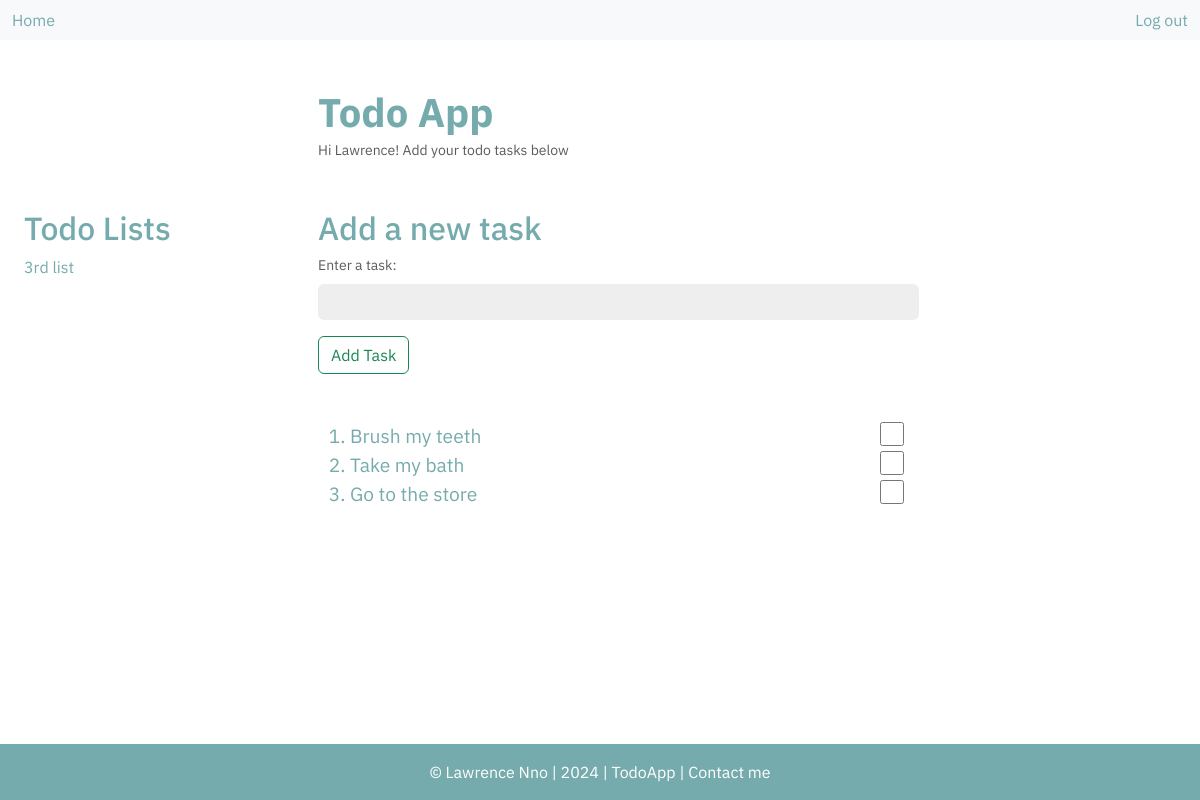
/list/3 (signed in), run on the app's committed database.
### main.py (models this page shows)
class User(db.Model, UserMixin):
    id: Mapped[int] = mapped_column(primary_key=True)
    email: Mapped[str] = mapped_column(unique=True)
    username: Mapped[str] = mapped_column(unique=True)
    password: Mapped[str]
    user_list: Mapped[str] = relationship("TodoList", back_populates="list_user")

class TodoList(db.Model):
    id: Mapped[int] = mapped_column(primary_key=True)
    list: Mapped[str] = mapped_column(unique=True)
    todo_tasks: Mapped[str] = relationship("TodoTask", back_populates="todolist")
    list_user: Mapped[str] = relationship("User", back_populates="user_list")
    list_user_id: Mapped[str] = mapped_column(ForeignKey("user.id"))

class TodoTask(db.Model):
    id: Mapped[int] = mapped_column(primary_key=True)
    task: Mapped[str]
    todolist: Mapped[str] = relationship("TodoList", back_populates="todo_tasks")
    todolist_id: Mapped[str] = mapped_column(ForeignKey("todo_list.id"))

### main.py (the view, shortened to what this page needs)
@app.route('/list/<list_id>', methods=["GET", "POST"])
@login_required
def list_page(list_id):
    form = TaskForm()
    todo_list = db.session.execute(db.select(TodoList).where(TodoList.id == list_id)).scalar()
    todo_tasks = db.session.query(TodoTask).filter_by(todolist_id=list_id)
    task_data = form.new_task.data
    return render_template('list.html', form=form, todo_list=todo_list, todo_tasks=todo_tasks, logged_in=current_user.is_authenticated, footer_time=footer_time)

### main.py
class TaskForm(FlaskForm):
    new_task = StringField(label="Enter a task:", validators=[input_required()], render_kw={"placeholder": "", "class": "form-control mb-3"})
    submit = SubmitField(label="Add Task", render_kw={"class": "btn btn-outline-success"})

### main.py (called while the page is built)
@login_manager.user_loader
def load_user(user_id):
    return db.session.execute(db.select(User).where(User.id == user_id)).scalar()

    def __call__(self, environ, start_response):
        method = environ.get('HTTP_X_HTTP_METHOD_OVERRIDE', '').upper()
        if method in self.allowed_methods:
            environ['REQUEST_METHOD'] = method
        if method in self.bodyless_methods:
            environ['CONTENT_LENGTH'] = '0'
        return self.app(environ, start_response)

### templates/list.html (shortened to what this page needs)
<!doctype html>
<html lang="en">
  <head>
    <link href="https://cdn.jsdelivr.net/npm/bootstrap@5.3.3/dist/css/bootstrap.min.css" rel="stylesheet">
    <link rel="stylesheet" href="{{ url_for('static', filename='css/style.css') }}">
  </head>
  <body>
    <nav class="navbar navbar-expand-lg bg-body-tertiary">
      <div class="container-fluid">
        <a class="nav-link active" aria-current="page" href="{{ url_for('index') }}">Home</a>
        <div class="ms-auto">
        {% if not logged_in: %}
        <a class="nav-link active" aria-current="page" href="{{ url_for('login') }}">Log in</a>
        {% else: %}
        <a class="nav-link active" aria-current="page" href="{{ url_for('logout') }}">Log out</a>
        {% endif %}
        </div>
      </div>
    </nav>
    <div class="container-fluid">
      <div class="container-fluid">
        <div class="row">
          <div class="col">
          </div>
            <div class="col-9">
              <a href="{{ url_for('index') }}" class="index-lists"><h1 class="todoapp">Todo App</h1></a>
              <div class="welcome-msg">Hi {{ current_user.username }}! Add your todo tasks below</div>
            </div>
        </div>
        <div class="row">
          <div class="col">
            <a href="{{ url_for('index') }}" class="index-lists"><h2>Todo Lists</h2></a>
              <p class="list-list">{{ todo_list.list }}</p>
          </div>
          <div class="col-9">
            <h2>Add a new task</h2>
            <form method="POST">
              <div class="form-text">{{ form.new_task.label }}</div>
              {{ form.new_task }}
              {{ form.submit }}
            </form>
            <br>
            <br>
            <div class="tasklist-div">
              <ol class="itemList">
                {% for task in todo_tasks %}
                <li class="link-item task-link">
                  <a id="{{ task.id }}" href="#" class="main-link taskText">{{ task.task }}</a>
                  <div class="done-div">
                    <input id="checkbox{{ task.id }}" class="check" type="checkbox" name="done">
                  </div>
                </li>
                {% endfor %}
              </ol>
           </div>
          </div>
        </div>
      </div>
    </div>
    <div style="height: 3rem;"></div>
    <div class="footer text-center">
      <div class="footer-text">&copy; <a class="footer-link" href="https://lawrence-nno.online">Lawrence Nno</a> | {{ footer_time }} | TodoApp | <a class="footer-link" href="https://lawrence-nno.online/#contact">Contact me</a></div>
    </div>
  </body>
</html>

### static/css/style.css (style rules this page uses)
body { font-family: "IBM Plex Sans", sans-serif; position: relative; min-height: 100vh; color: #76ABAE; }
h1 { font-weight: 700; }
.todoapp { margin: 3rem 0 0 0; }
.welcome-msg { margin-bottom: 3rem; margin-top: .25rem; font-size: .875em; color: var(--bs-secondary-color); }
.form-control { width: 70%; background-color: #EEEEEE; border: None; }
.form-control::placeholder { color: #76ABAE; opacity: 1; }
.form-text { margin-bottom: 0.5rem; }
.index-lists { text-decoration: None; color: #76ABAE; }
.main-link { text-decoration: None; color: #76ABAE; }
.done-div { display: inline; }
.check { width: 1.5rem; height: 1.5rem; float: right; margin-right: 17rem; accent-color: green; }
.link-item { font-size: 1rem; }
.task-link { font-size: 1.2rem; }
.footer { background-color: #76ABAE; color: white; position: absolute; bottom: 0; width: 100%; }
.footer-text { padding: 1rem; font-size: 1rem; }
.footer-link { text-decoration: none; color: white; }

### data on the page
User: username "Lawrence"
TodoList: list "3rd list"
TodoTask: task "Brush my teeth"
TodoTask: task "Take my bath"
TodoTask: task "Go to the store"

### other printed values
{{ footer_time }} "2024"
